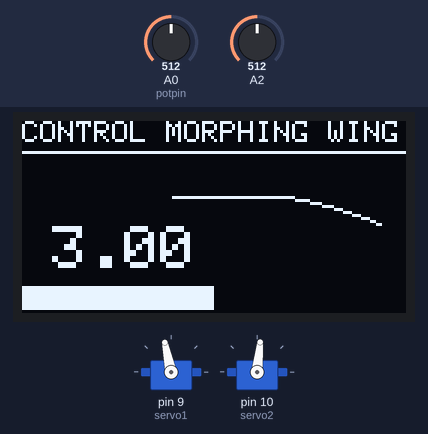
Recording of a sketch running on a simulated Arduino Uno, built with avr-gcc and run on an emulated ATmega328P. Parts: 2 × servo, 128×64 one-colour display. The test bench sets the inputs (shaded band); at power-on: A0 (potpin) = 512, A2 = 512.

Above: at 8.3 s.
8.4 s: A0 (potpin) set to 900
At 9.3 s:
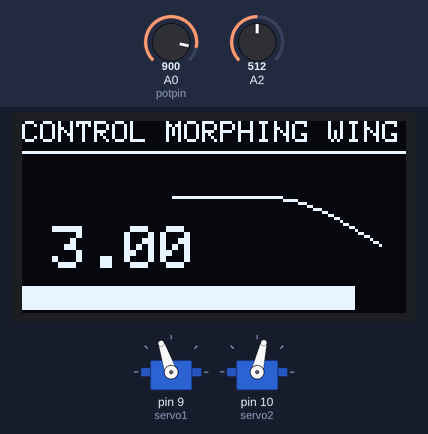
9.9 s: A0 (potpin) set to 716
At 11.1 s:
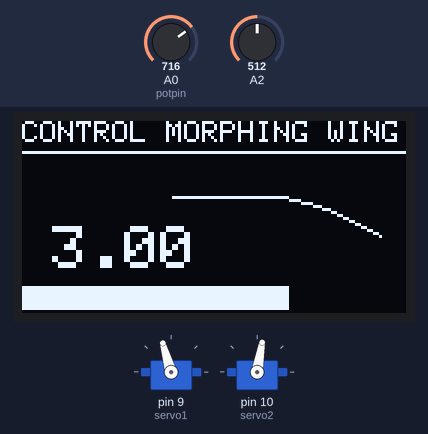
11.4 s: A2 set to 716
At 12.0 s:
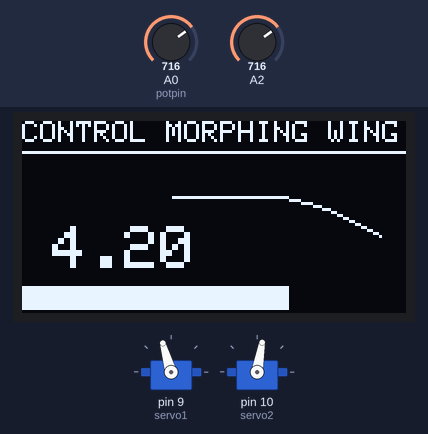
12.9 s: A0 (potpin) set to 306
At 14.0 s:
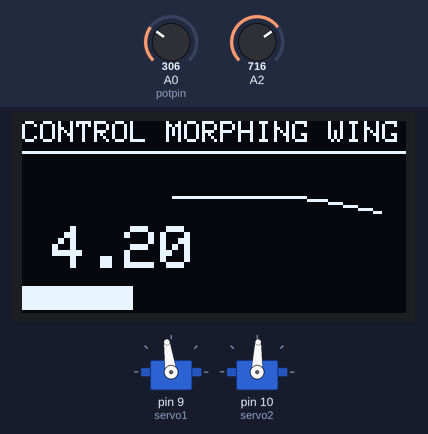
14.4 s: A2 set to 900
At 15.1 s:
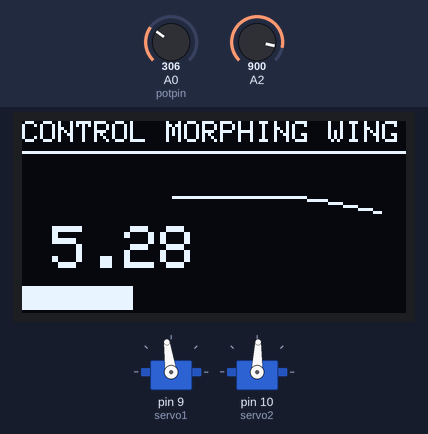
16.0 s: A2 set to 1023
At 17.4 s:
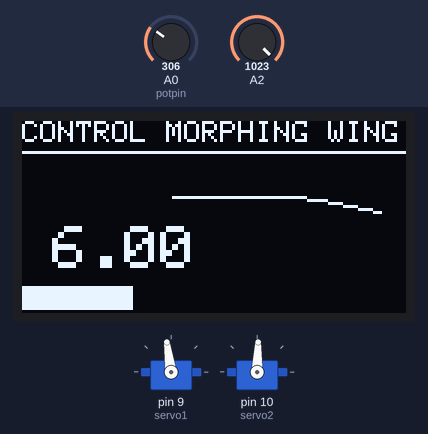
Timing chart, 0 to 18.5 s (numbered marks = the images above; inputs shaded):
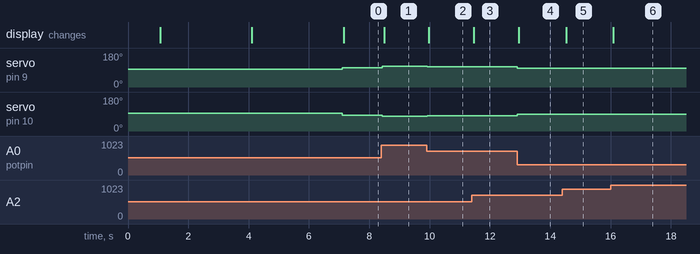

Measured:
- after the input at 8.4 s, servo on pin 9 (servo1): 102° → 109° at once; servo on pin 10 (servo2): 84° → 77° at once; the display: changes after 0.09 s (image 1)
- after the input at 9.9 s, servo on pin 9 (servo1): 109° → 106° at once; servo on pin 10 (servo2): 77° → 80° at once; the display: changes after 0.08 s (image 2)
- after the input at 11.4 s, the display: changes after 0.07 s (image 3)
- after the input at 12.9 s, servo on pin 9 (servo1): 106° → 98° at once; servo on pin 10 (servo2): 80° → 88° at once; the display: changes after 0.06 s (image 4)
- after the input at 14.4 s, the display: changes after 0.12 s (image 5)
- after the input at 16.0 s, the display: changes after 0.09 s (image 6)

The sketch:

ARDUINO_morphing_wing.ino
```cpp
#include <Servo.h>
#include <SPI.h>
#include <Wire.h>
#include <Adafruit_GFX.h>      // Librería base de gráficos (puntos, líneas, etc.)
#include <Adafruit_SH110X.h>   // Librería específica para tu chip SH1107

//LOGOS E IMAGENES PARA PNTALLA DE INICIO
const unsigned char LOGO_EUPT [] PROGMEM = {
	0x00, 0x00, 0x00, 0x00, 0x00, 0x00, 0x00, 0x00, 0x00, 0x00, 0x00, 0x00, 0x00, 0x00, 0x00, 0x00,
	0x00, 0x00, 0x00, 0x00, 0x00, 0x00, 0x00, 0x00, 0x00, 0x00, 0x00, 0x00, 0x00, 0x00, 0x00, 0x00,
	0x00, 0x00, 0x00, 0x00, 0x00, 0x00, 0x00, 0x00, 0x00, 0x00, 0x00, 0x00, 0x00, 0x00, 0x00, 0x00,
	0x00, 0x00, 0x00, 0x00, 0x00, 0x00, 0x00, 0x00, 0x00, 0x00, 0x00, 0x00, 0x00, 0x00, 0x00, 0x00,
	0x00, 0x00, 0x00, 0x00, 0x00, 0x00, 0x00, 0x00, 0x00, 0x00, 0x00, 0x00, 0x00, 0x00, 0x00, 0x00,
	0x00, 0x00, 0x00, 0x00, 0x00, 0x00, 0x00, 0x00, 0x00, 0x00, 0x00, 0x00, 0x00, 0x00, 0x00, 0x00,
	0x00, 0x00, 0x00, 0x00, 0x00, 0x00, 0x00, 0x00, 0x00, 0x00, 0x00, 0x00, 0x00, 0x00, 0x00, 0x00,
	0x00, 0x00, 0x00, 0x00, 0x00, 0x00, 0x00, 0x00, 0x00, 0x00, 0x00, 0x00, 0x00, 0x00, 0x00, 0x00,
	0x00, 0x00, 0x00, 0x00, 0x00, 0x00, 0x00, 0x00, 0x00, 0x00, 0x00, 0x00, 0x00, 0x00, 0x00, 0x00,
	0x00, 0x00, 0x00, 0x00, 0x00, 0x00, 0x00, 0x00, 0x00, 0x00, 0x00, 0x00, 0x00, 0x00, 0x00, 0x00,
	0x00, 0x00, 0x00, 0x00, 0x00, 0x00, 0x00, 0x00, 0x00, 0x00, 0x00, 0x00, 0x00, 0x00, 0x00, 0x00,
	0x00, 0x00, 0x00, 0x00, 0x00, 0x00, 0x00, 0x00, 0x00, 0x00, 0x00, 0x00, 0x00, 0x00, 0x00, 0x00,
	0x00, 0x00, 0x00, 0x00, 0x00, 0x00, 0x00, 0x00, 0x00, 0x00, 0x00, 0x00, 0x00, 0x00, 0x00, 0x00,
	0x00, 0x00, 0x00, 0x00, 0x00, 0x00, 0x00, 0x00, 0x00, 0x00, 0x00, 0x00, 0x00, 0x00, 0x00, 0x00,
	0x00, 0x00, 0x00, 0x00, 0x80, 0x00, 0x00, 0x00, 0x00, 0x00, 0x00, 0x00, 0x00, 0x00, 0x00, 0x00,
	0x03, 0xc0, 0x00, 0x00, 0xc0, 0x33, 0x01, 0x80, 0x00, 0x06, 0x40, 0x06, 0x00, 0x00, 0x00, 0x00,
	0x02, 0x04, 0x20, 0x08, 0xc8, 0x33, 0x00, 0x00, 0x40, 0x20, 0xc4, 0x00, 0x40, 0x00, 0x00, 0x00,
	0x03, 0x1c, 0xe4, 0x9e, 0xde, 0x33, 0x7d, 0xa6, 0xe7, 0x76, 0xef, 0x76, 0xf0, 0x00, 0x00, 0x00,
	0x03, 0xd8, 0x84, 0xb6, 0xc6, 0x33, 0x6d, 0xb5, 0xb6, 0x66, 0xc3, 0x66, 0x30, 0x00, 0x00, 0x00,
	0x02, 0x0e, 0x84, 0xbe, 0xde, 0x33, 0x65, 0x9d, 0xe4, 0x36, 0xcf, 0x66, 0xf0, 0x00, 0x00, 0x00,
	0x03, 0xc6, 0xe7, 0x98, 0xd6, 0x1f, 0x65, 0x99, 0x86, 0x36, 0xdb, 0x66, 0xb0, 0x00, 0x00, 0x00,
	0x03, 0xdc, 0x77, 0x9e, 0x9e, 0x0e, 0x65, 0x98, 0xe4, 0x76, 0x6f, 0x66, 0xf0, 0x00, 0x00, 0x00,
	0x00, 0x00, 0x00, 0x00, 0x00, 0x00, 0x00, 0x00, 0x00, 0x00, 0x00, 0x00, 0x00, 0x00, 0x00, 0x00,
	0x00, 0x00, 0x00, 0x00, 0x00, 0x00, 0x00, 0x00, 0x00, 0x00, 0x00, 0x00, 0x00, 0x00, 0x00, 0x00,
	0x00, 0x00, 0x00, 0x00, 0x00, 0x00, 0x00, 0x00, 0x00, 0x00, 0x00, 0x00, 0x00, 0x00, 0x00, 0x00,
	0x03, 0x80, 0x24, 0x06, 0x00, 0x18, 0x00, 0x01, 0xe0, 0x00, 0x02, 0x00, 0x00, 0x00, 0x00, 0x00,
	0x03, 0xe0, 0x64, 0x84, 0x00, 0x10, 0x00, 0x00, 0x40, 0x00, 0x02, 0x00, 0x00, 0x00, 0x00, 0x00,
	0x02, 0x66, 0x65, 0xcc, 0x37, 0x91, 0x9c, 0x00, 0x46, 0x21, 0x32, 0x00, 0x00, 0x00, 0x00, 0x00,
	0x03, 0x6f, 0x2d, 0xde, 0x77, 0xdb, 0x9e, 0x00, 0x4a, 0x49, 0x6a, 0x00, 0x00, 0x00, 0x00, 0x00,
	0x03, 0xd9, 0xad, 0x9e, 0xc6, 0xda, 0x1e, 0x30, 0x4f, 0x49, 0x7a, 0x00, 0x00, 0x00, 0x00, 0x00,
	0x02, 0x19, 0xad, 0x98, 0xc6, 0xda, 0x36, 0x00, 0x48, 0x49, 0x42, 0x00, 0x00, 0x00, 0x00, 0x00,
	0x02, 0x0f, 0x6c, 0xde, 0x76, 0xdb, 0xbe, 0x00, 0x48, 0x4d, 0x62, 0x00, 0x00, 0x00, 0x00, 0x00,
	0x00, 0x06, 0x00, 0x44, 0x30, 0x00, 0x88, 0x00, 0x06, 0x04, 0x10, 0x00, 0x00, 0x00, 0x00, 0x00,
	0x00, 0x00, 0x00, 0x00, 0x00, 0x00, 0x00, 0x00, 0x00, 0x00, 0x00, 0x00, 0x00, 0x00, 0x00, 0x00,
	0x00, 0x00, 0x00, 0x00, 0x00, 0x00, 0x00, 0x00, 0x00, 0x00, 0x00, 0x00, 0x00, 0x00, 0x00, 0x00,
	0x00, 0x00, 0x00, 0x00, 0x00, 0x00, 0x00, 0x00, 0x00, 0x00, 0x00, 0x00, 0x00, 0x00, 0x00, 0x00,
	0x00, 0x00, 0x00, 0x00, 0x00, 0x00, 0x00, 0x00, 0x00, 0x00, 0x00, 0x00, 0x00, 0x00, 0x00, 0x00,
	0x00, 0x00, 0x00, 0x00, 0x00, 0x00, 0x00, 0x00, 0x00, 0x00, 0x00, 0x00, 0x00, 0x00, 0x00, 0x00,
	0x00, 0x00, 0x00, 0x00, 0x00, 0x00, 0x00, 0x00, 0x00, 0x00, 0x00, 0x00, 0x00, 0x00, 0x00, 0x00,
	0x00, 0x00, 0x00, 0x00, 0x00, 0x00, 0x00, 0x00, 0x00, 0x00, 0x00, 0x00, 0x00, 0x00, 0x00, 0x00,
	0x00, 0x00, 0x00, 0x00, 0x00, 0x00, 0x00, 0x00, 0x00, 0x00, 0x00, 0x00, 0x00, 0x00, 0x00, 0x00,
	0x03, 0x18, 0x02, 0x00, 0x00, 0x01, 0x03, 0x00, 0x18, 0xfc, 0x00, 0x00, 0x00, 0x00, 0x00, 0x00,
	0x03, 0x18, 0x02, 0x00, 0x00, 0x01, 0x03, 0x00, 0x18, 0x0c, 0x00, 0x00, 0x00, 0x00, 0x00, 0x00,
	0x03, 0x18, 0x00, 0x00, 0x00, 0x00, 0x03, 0x00, 0x18, 0x08, 0x00, 0x00, 0x00, 0x10, 0x00, 0x00,
	0x03, 0x19, 0xf2, 0xcd, 0xe7, 0xb9, 0xbf, 0x78, 0xf8, 0x10, 0xb3, 0x96, 0x3e, 0x7c, 0xf3, 0xc0,
	0x03, 0x19, 0xb2, 0x4d, 0xb7, 0x61, 0x37, 0x0d, 0x98, 0x30, 0x13, 0x02, 0x66, 0x44, 0x30, 0x40,
	0x03, 0x19, 0x32, 0x6b, 0xf6, 0x39, 0x63, 0x3d, 0x98, 0x60, 0x73, 0x0e, 0x42, 0xc4, 0x61, 0xc0,
	0x03, 0x19, 0x32, 0x7b, 0xf6, 0x1d, 0xe3, 0x6d, 0x98, 0x40, 0x93, 0x12, 0x42, 0xc4, 0x42, 0x60,
	0x01, 0xbb, 0x32, 0x39, 0x86, 0x0d, 0xb7, 0x4d, 0xb8, 0x81, 0x93, 0x32, 0x66, 0x44, 0x86, 0x40,
	0x00, 0xf3, 0x32, 0x30, 0xf6, 0x79, 0xbf, 0x7c, 0xf9, 0xfc, 0xf3, 0x1e, 0x3e, 0x79, 0xf3, 0xe0,
	0x00, 0x00, 0x00, 0x00, 0x00, 0x00, 0x00, 0x00, 0x00, 0x00, 0x00, 0x00, 0x02, 0x00, 0x00, 0x00,
	0x00, 0x00, 0x00, 0x00, 0x00, 0x00, 0x00, 0x00, 0x00, 0x00, 0x00, 0x00, 0x24, 0x00, 0x00, 0x00,
	0x00, 0x00, 0x00, 0x00, 0x00, 0x00, 0x00, 0x00, 0x00, 0x00, 0x00, 0x00, 0x38, 0x00, 0x00, 0x00,
	0x00, 0x00, 0x00, 0x00, 0x00, 0x00, 0x00, 0x00, 0x00, 0x00, 0x00, 0x00, 0x00, 0x00, 0x00, 0x00,
	0x00, 0x00, 0x00, 0x00, 0x00, 0x00, 0x00, 0x00, 0x00, 0x00, 0x00, 0x00, 0x00, 0x00, 0x00, 0x00,
	0x00, 0x00, 0x00, 0x00, 0x00, 0x00, 0x00, 0x00, 0x00, 0x00, 0x00, 0x00, 0x00, 0x00, 0x00, 0x00,
	0x00, 0x00, 0x00, 0x00, 0x00, 0x00, 0x00, 0x00, 0x00, 0x00, 0x00, 0x00, 0x00, 0x00, 0x00, 0x00,
	0x00, 0x00, 0x00, 0x00, 0x00, 0x00, 0x00, 0x00, 0x00, 0x00, 0x00, 0x00, 0x00, 0x00, 0x00, 0x00,
	0x00, 0x00, 0x00, 0x00, 0x00, 0x00, 0x00, 0x00, 0x00, 0x00, 0x00, 0x00, 0x00, 0x00, 0x00, 0x00,
	0x00, 0x00, 0x00, 0x00, 0x00, 0x00, 0x00, 0x00, 0x00, 0x00, 0x00, 0x00, 0x00, 0x00, 0x00, 0x00,
	0x00, 0x00, 0x00, 0x00, 0x00, 0x00, 0x00, 0x00, 0x00, 0x00, 0x00, 0x00, 0x00, 0x00, 0x00, 0x00,
	0x00, 0x00, 0x00, 0x00, 0x00, 0x00, 0x00, 0x00, 0x00, 0x00, 0x00, 0x00, 0x00, 0x00, 0x00, 0x00,
	0x00, 0x00, 0x00, 0x00, 0x00, 0x00, 0x00, 0x00, 0x00, 0x00, 0x00, 0x00, 0x00, 0x00, 0x00, 0x00,
	0x00, 0x00, 0x00, 0x00, 0x00, 0x00, 0x00, 0x00, 0x00, 0x00, 0x00, 0x00, 0x00, 0x00, 0x00, 0x00
};
const int LOGO_EUPTallArray_LEN = 1;
const unsigned char* LOGO_EUPTallArray[1] = {
	LOGO_EUPT
};
const unsigned char IM_FORMA_PERFIL [] PROGMEM = {
	0x00, 0x00, 0x00, 0x00, 0x00, 0x00, 0x00, 0x00, 0x00, 0x00, 0x00, 0x00, 0x00, 0x00, 0x00, 0x00,
	0x00, 0x00, 0x00, 0x00, 0x00, 0x00, 0x00, 0x00, 0x00, 0x00, 0x00, 0x00, 0x00, 0x00, 0x00, 0x00,
	0x00, 0x00, 0x00, 0x00, 0x00, 0x00, 0x00, 0x00, 0x00, 0x00, 0x00, 0x00, 0x00, 0x00, 0x00, 0x00,
	0x00, 0x00, 0x00, 0x00, 0x00, 0x00, 0x00, 0x00, 0x00, 0x00, 0x00, 0x00, 0x00, 0x00, 0x00, 0x00,
	0x00, 0x00, 0x00, 0x00, 0x00, 0x00, 0x00, 0x00, 0x00, 0x00, 0x00, 0x00, 0x00, 0x00, 0x00, 0x00,
	0x00, 0x00, 0x00, 0x00, 0x00, 0x00, 0x00, 0x00, 0x00, 0x00, 0x00, 0x00, 0x00, 0x00, 0x00, 0x00,
	0x00, 0x00, 0x00, 0x00, 0x00, 0x00, 0x00, 0x00, 0x00, 0x00, 0x00, 0x00, 0x00, 0x00, 0x00, 0x00,
	0x00, 0x00, 0x00, 0x00, 0x00, 0x00, 0x00, 0x00, 0x00, 0x00, 0x00, 0x00, 0x00, 0x00, 0x00, 0x00,
	0x00, 0x00, 0x00, 0x00, 0x00, 0x00, 0x00, 0x00, 0x00, 0x00, 0x00, 0x00, 0x00, 0x00, 0x00, 0x00,
	0x00, 0x00, 0x00, 0x00, 0x00, 0x00, 0x00, 0x00, 0x00, 0x00, 0x00, 0x00, 0x00, 0x00, 0x00, 0x00,
	0x00, 0x00, 0x00, 0x00, 0x00, 0x00, 0x00, 0x00, 0x00, 0x00, 0x00, 0x00, 0x00, 0x00, 0x00, 0x00,
	0x00, 0x00, 0x00, 0x00, 0x00, 0x00, 0x00, 0x00, 0x00, 0x00, 0x00, 0x00, 0x00, 0x00, 0x00, 0x00,
	0x00, 0x00, 0x00, 0x00, 0x00, 0x00, 0x00, 0x00, 0x00, 0x00, 0x00, 0x00, 0x00, 0x00, 0x00, 0x00,
	0x00, 0x00, 0x00, 0x00, 0x00, 0x00, 0x00, 0x00, 0x00, 0x00, 0x00, 0x00, 0x00, 0x00, 0x00, 0x00,
	0x00, 0x00, 0x00, 0x00, 0x00, 0x00, 0x00, 0x00, 0x00, 0x00, 0x00, 0x00, 0x00, 0x00, 0x00, 0x00,
	0x00, 0x00, 0x00, 0x00, 0x00, 0x00, 0x00, 0x00, 0x00, 0x00, 0x00, 0x00, 0x00, 0x00, 0x00, 0x00,
	0x00, 0x00, 0x00, 0x00, 0x00, 0x00, 0x00, 0x00, 0x00, 0x00, 0x00, 0x00, 0x00, 0x00, 0x00, 0x00,
	0x00, 0x00, 0x00, 0x00, 0x00, 0x00, 0x00, 0x00, 0x00, 0x00, 0x00, 0x00, 0x00, 0x00, 0x00, 0x00,
	0x00, 0x00, 0x00, 0x00, 0x00, 0x00, 0x00, 0x00, 0x00, 0x00, 0x00, 0x00, 0x00, 0x00, 0x00, 0x00,
	0x00, 0x00, 0x00, 0x00, 0x00, 0x00, 0x00, 0x00, 0x00, 0x00, 0x00, 0x00, 0x00, 0x00, 0x00, 0x00,
	0x00, 0x00, 0x00, 0x00, 0x00, 0x00, 0x00, 0x00, 0x00, 0x00, 0x00, 0x00, 0x00, 0x00, 0x00, 0x00,
	0x00, 0x00, 0x00, 0x00, 0x00, 0x00, 0x00, 0x00, 0x00, 0x00, 0x00, 0x00, 0x00, 0x00, 0x00, 0x00,
	0x00, 0x00, 0x00, 0x00, 0x00, 0x00, 0x00, 0x00, 0x00, 0x00, 0x00, 0x00, 0x00, 0x00, 0x00, 0x00,
	0x00, 0x00, 0x00, 0x3f, 0xff, 0xff, 0x00, 0x00, 0x00, 0x00, 0x00, 0x00, 0x00, 0x00, 0x00, 0x00,
	0x00, 0x00, 0x1f, 0xff, 0xff, 0xff, 0xf0, 0x00, 0x00, 0x00, 0x00, 0x00, 0x00, 0x00, 0x00, 0x00,
	0x00, 0x03, 0xff, 0xff, 0xff, 0xff, 0xf0, 0x00, 0x00, 0x00, 0x00, 0x00, 0x00, 0x00, 0x00, 0x00,
	0x00, 0x1f, 0xfe, 0x02, 0x60, 0x01, 0xf1, 0x11, 0x00, 0x00, 0x00, 0x00, 0x00, 0x00, 0x00, 0x00,
	0x00, 0x7f, 0xfe, 0x04, 0x78, 0x01, 0xf1, 0x11, 0x21, 0x01, 0x00, 0x00, 0x00, 0x00, 0x00, 0x00,
	0x01, 0xe3, 0xfe, 0x06, 0x60, 0x01, 0xff, 0xfb, 0x21, 0x19, 0x00, 0x00, 0x20, 0x00, 0x00, 0x00,
	0x03, 0x80, 0xfe, 0x03, 0xc0, 0x01, 0xf1, 0x11, 0x21, 0x19, 0xb3, 0x32, 0x23, 0x80, 0x00, 0x00,
	0x07, 0x80, 0xfe, 0x00, 0x00, 0x01, 0xf1, 0x11, 0x21, 0x09, 0x12, 0x22, 0x23, 0xfe, 0x00, 0x00,
	0x0f, 0x00, 0x66, 0x00, 0x00, 0x01, 0x91, 0x11, 0x21, 0x09, 0x12, 0x22, 0x23, 0xff, 0xf8, 0x00,
	0x0f, 0x00, 0x62, 0x00, 0x00, 0x01, 0x19, 0x93, 0x23, 0x19, 0x33, 0x33, 0x23, 0xff, 0xff, 0x80,
	0x0f, 0x00, 0x66, 0x00, 0x00, 0x01, 0x91, 0x11, 0x21, 0x09, 0x12, 0x22, 0x23, 0xff, 0xf8, 0x00,
	0x07, 0x80, 0xfe, 0x00, 0x00, 0x01, 0xf1, 0x11, 0x21, 0x09, 0x12, 0x22, 0x23, 0xfe, 0x00, 0x00,
	0x03, 0x80, 0xfe, 0x00, 0x00, 0x01, 0xf1, 0x11, 0x21, 0x01, 0x00, 0x20, 0x21, 0x80, 0x00, 0x00,
	0x01, 0xe3, 0xfe, 0x00, 0x00, 0x01, 0xf1, 0x11, 0x21, 0x01, 0x00, 0x00, 0x20, 0x00, 0x00, 0x00,
	0x00, 0x7f, 0xfe, 0x00, 0x00, 0x01, 0xf1, 0x11, 0x21, 0x01, 0x00, 0x00, 0x00, 0x00, 0x00, 0x00,
	0x00, 0x1f, 0xfe, 0x00, 0x00, 0x01, 0xf1, 0x11, 0x00, 0x00, 0x00, 0x00, 0x00, 0x00, 0x00, 0x00,
	0x00, 0x03, 0xff, 0xff, 0xff, 0xff, 0xf0, 0x00, 0x00, 0x00, 0x00, 0x00, 0x00, 0x00, 0x00, 0x00,
	0x00, 0x00, 0x1f, 0xff, 0xff, 0xff, 0xf0, 0x00, 0x00, 0x00, 0x00, 0x00, 0x00, 0x00, 0x00, 0x00,
	0x00, 0x00, 0x00, 0x0f, 0xff, 0xfe, 0x00, 0x00, 0x00, 0x00, 0x00, 0x00, 0x00, 0x00, 0x00, 0x00,
	0x00, 0x00, 0x00, 0x00, 0x00, 0x00, 0x00, 0x00, 0x00, 0x00, 0x00, 0x00, 0x00, 0x00, 0x00, 0x00,
	0x00, 0x00, 0x00, 0x00, 0x00, 0x00, 0x00, 0x00, 0x00, 0x00, 0x00, 0x00, 0x00, 0x00, 0x00, 0x00,
	0x00, 0x00, 0x00, 0x00, 0x00, 0x00, 0x00, 0x00, 0x00, 0x00, 0x00, 0x00, 0x00, 0x00, 0x00, 0x00,
	0x00, 0x00, 0x00, 0x00, 0x00, 0x00, 0x00, 0x00, 0x00, 0x00, 0x00, 0x00, 0x00, 0x00, 0x00, 0x00,
	0x00, 0x00, 0x00, 0x00, 0x00, 0x00, 0x00, 0x00, 0x00, 0x00, 0x00, 0x00, 0x00, 0x00, 0x00, 0x00,
	0x00, 0x00, 0x00, 0x00, 0x00, 0x00, 0x00, 0x00, 0x00, 0x00, 0x00, 0x00, 0x00, 0x00, 0x00, 0x00,
	0x00, 0x00, 0x00, 0x00, 0x00, 0x00, 0x00, 0x00, 0x00, 0x00, 0x00, 0x00, 0x00, 0x00, 0x00, 0x00,
	0x00, 0x00, 0x00, 0x00, 0x00, 0x00, 0x00, 0x00, 0x00, 0x00, 0x00, 0x00, 0x00, 0x00, 0x00, 0x00,
	0x00, 0x00, 0x00, 0x00, 0x00, 0x00, 0x00, 0x00, 0x00, 0x00, 0x00, 0x00, 0x00, 0x00, 0x00, 0x00,
	0x00, 0x00, 0x00, 0x00, 0x00, 0x00, 0x00, 0x00, 0x00, 0x00, 0x00, 0x00, 0x00, 0x00, 0x00, 0x00,
	0x00, 0x00, 0x00, 0x00, 0x00, 0x00, 0x00, 0x00, 0x00, 0x00, 0x00, 0x00, 0x00, 0x00, 0x00, 0x00,
	0x00, 0x00, 0x00, 0x00, 0x00, 0x00, 0x00, 0x00, 0x00, 0x00, 0x00, 0x00, 0x00, 0x00, 0x00, 0x00,
	0x00, 0x00, 0x00, 0x00, 0x00, 0x00, 0x00, 0x00, 0x00, 0x00, 0x00, 0x00, 0x00, 0x00, 0x00, 0x00,
	0x00, 0x00, 0x00, 0x00, 0x00, 0x00, 0x00, 0x00, 0x00, 0x00, 0x00, 0x00, 0x00, 0x00, 0x00, 0x00,
	0x00, 0x00, 0x00, 0x00, 0x00, 0x00, 0x00, 0x00, 0x00, 0x00, 0x00, 0x00, 0x00, 0x00, 0x00, 0x00,
	0x00, 0x00, 0x00, 0x00, 0x00, 0x00, 0x00, 0x00, 0x00, 0x00, 0x00, 0x00, 0x00, 0x00, 0x00, 0x00,
	0x00, 0x00, 0x00, 0x00, 0x00, 0x00, 0x00, 0x00, 0x00, 0x00, 0x00, 0x00, 0x00, 0x00, 0x00, 0x00,
	0x00, 0x00, 0x00, 0x00, 0x00, 0x00, 0x00, 0x00, 0x00, 0x00, 0x00, 0x00, 0x00, 0x00, 0x00, 0x00,
	0x00, 0x00, 0x00, 0x00, 0x00, 0x00, 0x00, 0x00, 0x00, 0x00, 0x00, 0x00, 0x00, 0x00, 0x00, 0x00,
	0x00, 0x00, 0x00, 0x00, 0x00, 0x00, 0x00, 0x00, 0x00, 0x00, 0x00, 0x00, 0x00, 0x00, 0x00, 0x00,
	0x00, 0x00, 0x00, 0x00, 0x00, 0x00, 0x00, 0x00, 0x00, 0x00, 0x00, 0x00, 0x00, 0x00, 0x00, 0x00,
	0x00, 0x00, 0x00, 0x00, 0x00, 0x00, 0x00, 0x00, 0x00, 0x00, 0x00, 0x00, 0x00, 0x00, 0x00, 0x00
};
const int IM_allArray_LEN = 1;
const unsigned char* IM_allArray[1] = {
	IM_FORMA_PERFIL
};

// DEFINIMOS ANCHO Y ALTO PANTALLA OLED
#define ANCHO 128
#define ALTO 64

Adafruit_SH1107 display = Adafruit_SH1107(64, 128, &Wire); //CONFIGURO LA PANTALLA
Servo servo1;  //CREO LOS DOS SERVOS
Servo servo2;

int potpin = 0;  //PIN UTILIZADO PARA EL POTENCIOMETRO

//DEFINO VARIABLES GOLBALES
int val;
int val1;
int val2;
int lift_raw;
float lift, drag;
int drag_raw;
float COEF_FLEX = 0.0;
float ultimo_COEF_FLEX = -1.0; // Para detectar cambios reales
int porcentage;

// Defino Parámetros físicos de la viga (Perfil)
const float L1 = 7.8;
const float L2 = 9.0;
const float L3 = 3.2;
const float total_length = L1 + L2 + L3; // 20 cm

// VARIABLES DE UBICACIÓN Y ESCALA
// Modifica estos valores para mover y redimensionar el dibujo
const int origenX = 50;       // Posición horizontal donde empieza la viga (en píxeles)
const int origenY = 25;       // Posición vertical del nivel 'cero' de la viga (en píxeles)
const int anchoGrafica = 70;  // Cuántos píxeles de ancho ocupará la viga en total
const float escalaY = 9.0;    // Multiplicador de deflexión (bájalo si se sale de la pantalla)

//FUNCION PARA MOSTRAR LAS IMAGENES DE INICIO
void mostrarEscena(const unsigned char* bitmap) {
  display.clearDisplay();

  // 1. Dibujamos el logo de fondo
  display.drawBitmap(0, 0, bitmap, ANCHO, ALTO, SH110X_WHITE);

  // 2. Superponemos el título con un fondo negro para legibilidad
  // Dibujamos un rectángulo negro pequeño en la base
  display.fillRect(0, 50, 128, 14, SH110X_BLACK);
  display.setTextSize(1);
  display.setTextColor(SH110X_WHITE);
  display.setCursor(30, 1); // Centrado aproximado
  display.print("MORPHING WING");
  // Opcional: Una línea decorativa debajo del título
  display.drawFastHLine(1, 10, 128, SH110X_WHITE);
  display.display();
}


//FUNCION PARA OBTENER PARAMETROS DE LA VIGA
float obtenerYViga(float x, float f_factor) {
  if (x < L1) {
    return 0.0;
  }
  else if (x >= L1 && x < (L1 + L2)) {
    float x2_prime = x - L1;
    return -f_factor * pow(x2_prime, 2) / 2.0;
  }
  else {
    float x2_max = L2;
    float y_at_end_L2 = -f_factor * pow(x2_max, 2) / 2.0;
    float dzdx_at_end_L2 = -f_factor * x2_max;
    float x3_prime = x - L1 - L2;
    return y_at_end_L2 + (dzdx_at_end_L2 * x3_prime);
  }
}

void setup() {

	delay(1000);   				// ESPERO HASTA LA ESTABILIZACIÓN
	servo1.attach(9);			//ESTABLEZCO LOS PINES DE SEÑAL DE LOS SERVOS
  servo2.attach(10);
	servo1.write(93);    	// MUEVO LOS SERVOS A LA POSICION INICIAL
  servo2.write(93);

  if (!display.begin(0x3C, true)) while (1); 		//SI PANTALLA FALLA SE PARA EL PROGRAMA
  display.setRotation(1);


  // Escena 1: Logo Universidad
  mostrarEscena(LOGO_EUPT);
  delay(3000); // Espera 3 segundos

  // Escena 2: Isotipo Wing
  mostrarEscena(IM_FORMA_PERFIL);
  delay(3000); // Espera 3 segundos

	display.clearDisplay(); // Limpiar antes de pasar al loop

}

void loop() {

  val = analogRead(potpin);            	//LEO EL VALOR DEL POTENCIOMETRO 0 a 1023
	lift_raw = analogRead(2);
  val1 = map(val, 0, 1023, 93, 112);    //LO ESCALO A GRADOS (EL SERVO EMPIEZA EN 93 GRADOS SIEMPRE)
  val2 = map(val, 0, 1023, 93, 74);
	lift = ((float)lift_raw / 1023.0) * 5 * 1.20 ;
	COEF_FLEX = ((float)val / 1023.0) * 0.03;		//AJUSTO EL VALOR DEL POTENCIOMETRO PARA USARLO COMO COEF DE FLEXION
	porcentage = COEF_FLEX*3334;								//LO PASO A 0-100 PARA REPRESENTACIONES
  servo1.write(val1);                  				// MUEVO LOS SERVOS A LA POSICION
  servo2.write(val2);
  delay(15);

  // ACTUALIZACIÓN DE LA PANTALLA
  display.clearDisplay(); // Borramos el dibujo anterior

  // Dibujar título fijo arriba
  display.setTextSize(1);
  display.setTextColor(SH110X_WHITE);
  display.setCursor(0, 0);
  display.println("CONTROL MORPHING WING");
  display.drawFastHLine(0, 10, 128, SH110X_WHITE); // Línea divisoria


	//DUBUJO CUERDA DEL PERFIL FLEXIONANDO PARA ELLO:
	// Recorremos los píxeles horizontales asignados a la gráfica
  for (int i = 0; i < anchoGrafica; i++) {

    // Proporción actual del dibujo (de 0.0 a 1.0)
    float proporcion = (float)i / (float)(anchoGrafica - 1);

    // 1. Convertimos la posición del píxel a centímetros reales de la viga
    float x_cm = proporcion * total_length;

    // 2. Calculamos la deflexión en cm usando el factor actual del potenciómetro
    float y_cm = obtenerYViga(x_cm, COEF_FLEX);

    // 3. Escalamos y ubicamos en la pantalla usando los nuevos parámetros
    int pixel_x = origenX + i;
    int pixel_y = origenY - (int)(y_cm * escalaY);

    // Dibujamos el píxel comprobando que no se salga de la sección gráfica asignada
    if (pixel_y >= 0 && pixel_y < 64 && pixel_x < 128) {
      display.writePixel(pixel_x, pixel_y, SH110X_WHITE);
    }
	}

  // MOSTRAR EL VALOR LEIDO DE LIFT (Texto Grande)
  display.setCursor(10, 35);
  display.setTextSize(2);
  display.print(lift);

  // Dibujar una barra de progreso inferior
  int largoBarra = map(porcentage, 0, 100, 0, 128);
  display.fillRect(0, 55, largoBarra, 8, SH110X_WHITE);

  // Enviar todo el dibujo a la pantalla física
  display.display();
  delay(25);
}
```
